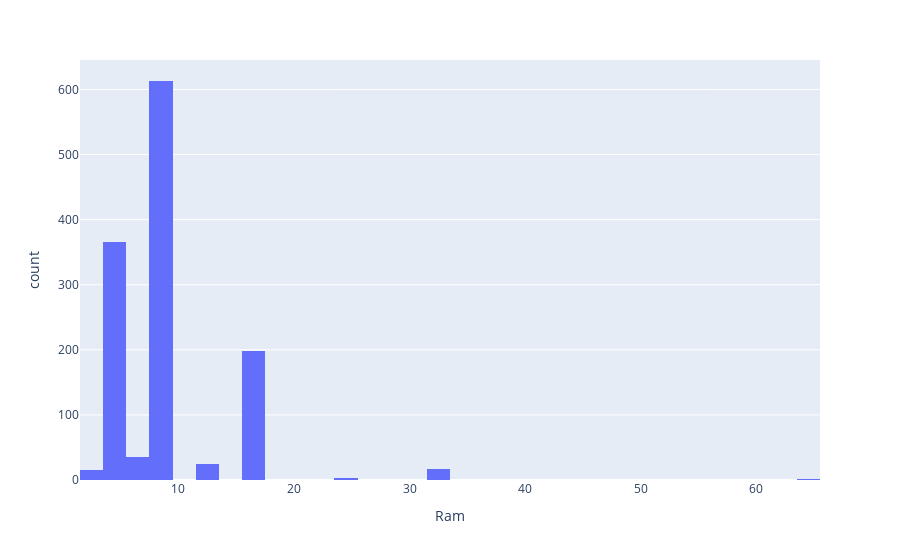
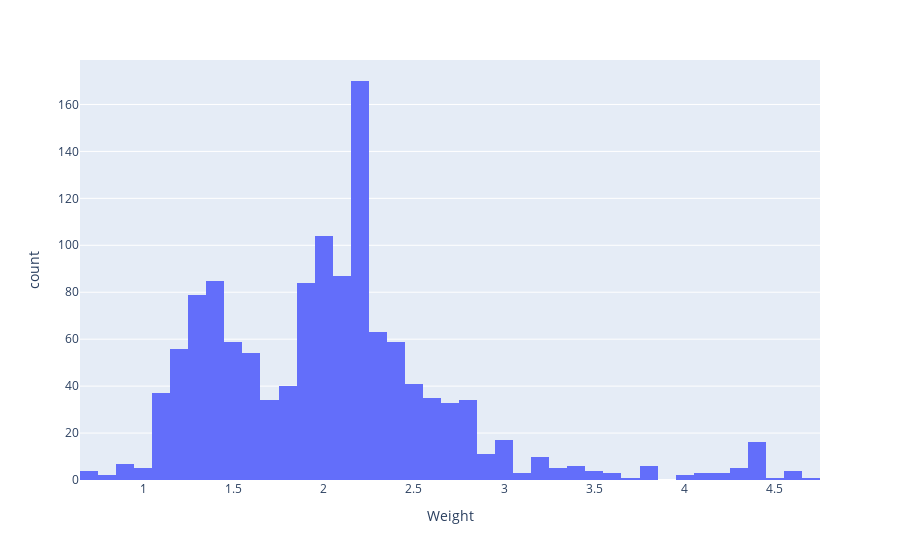
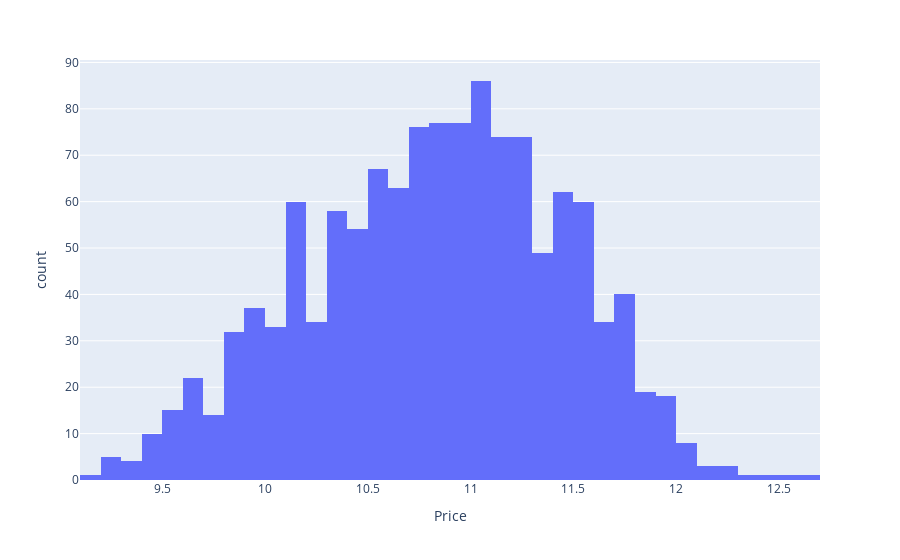

Here is the notebook cell these charts were saved with, in order:
### Code cell
for i in number.columns:
    fig = pt.histogram(data,x=data[i])
    fig.show()

### Figure 1 — Plotly figure (JSON) as saved in the notebook; plotly's stock layout.template omitted (floating-point values rounded to 4 significant figures; data arrays with more than 128 entries replaced by an {"elided": "..."} marker saying what was removed)
{"data": [{"alignmentgroup": "True", "bingroup": "x", "hovertemplate": "Ram=%{x}<br>count=%{y}<extra></extra>", "legendgroup": "", "marker": {"color": "#636efa", "pattern": {"shape": ""}}, "name": "", "offsetgroup": "", "orientation": "v", "showlegend": false, "type": "histogram", "x": {"elided": "1273 int values"}, "xaxis": "x", "yaxis": "y"}], "layout": {"barmode": "relative", "legend": {"tracegroupgap": 0}, "margin": {"t": 60}, "xaxis": {"anchor": "y", "domain": [0, 1], "title": {"text": "Ram"}}, "yaxis": {"anchor": "x", "domain": [0, 1], "title": {"text": "count"}}}}

### Figure 2 — Plotly figure (JSON) as saved in the notebook; plotly's stock layout.template omitted (floating-point values rounded to 4 significant figures; data arrays with more than 128 entries replaced by an {"elided": "..."} marker saying what was removed)
{"data": [{"alignmentgroup": "True", "bingroup": "x", "hovertemplate": "Weight=%{x}<br>count=%{y}<extra></extra>", "legendgroup": "", "marker": {"color": "#636efa", "pattern": {"shape": ""}}, "name": "", "offsetgroup": "", "orientation": "v", "showlegend": false, "type": "histogram", "x": {"elided": "1273 float values"}, "xaxis": "x", "yaxis": "y"}], "layout": {"barmode": "relative", "legend": {"tracegroupgap": 0}, "margin": {"t": 60}, "xaxis": {"anchor": "y", "domain": [0, 1], "title": {"text": "Weight"}}, "yaxis": {"anchor": "x", "domain": [0, 1], "title": {"text": "count"}}}}

### Figure 3 — Plotly figure (JSON) as saved in the notebook; plotly's stock layout.template omitted (floating-point values rounded to 4 significant figures; data arrays with more than 128 entries replaced by an {"elided": "..."} marker saying what was removed)
{"data": [{"alignmentgroup": "True", "bingroup": "x", "hovertemplate": "Price=%{x}<br>count=%{y}<extra></extra>", "legendgroup": "", "marker": {"color": "#636efa", "pattern": {"shape": ""}}, "name": "", "offsetgroup": "", "orientation": "v", "showlegend": false, "type": "histogram", "x": {"elided": "1273 float values"}, "xaxis": "x", "yaxis": "y"}], "layout": {"barmode": "relative", "legend": {"tracegroupgap": 0}, "margin": {"t": 60}, "xaxis": {"anchor": "y", "domain": [0, 1], "title": {"text": "Price"}}, "yaxis": {"anchor": "x", "domain": [0, 1], "title": {"text": "count"}}}}
